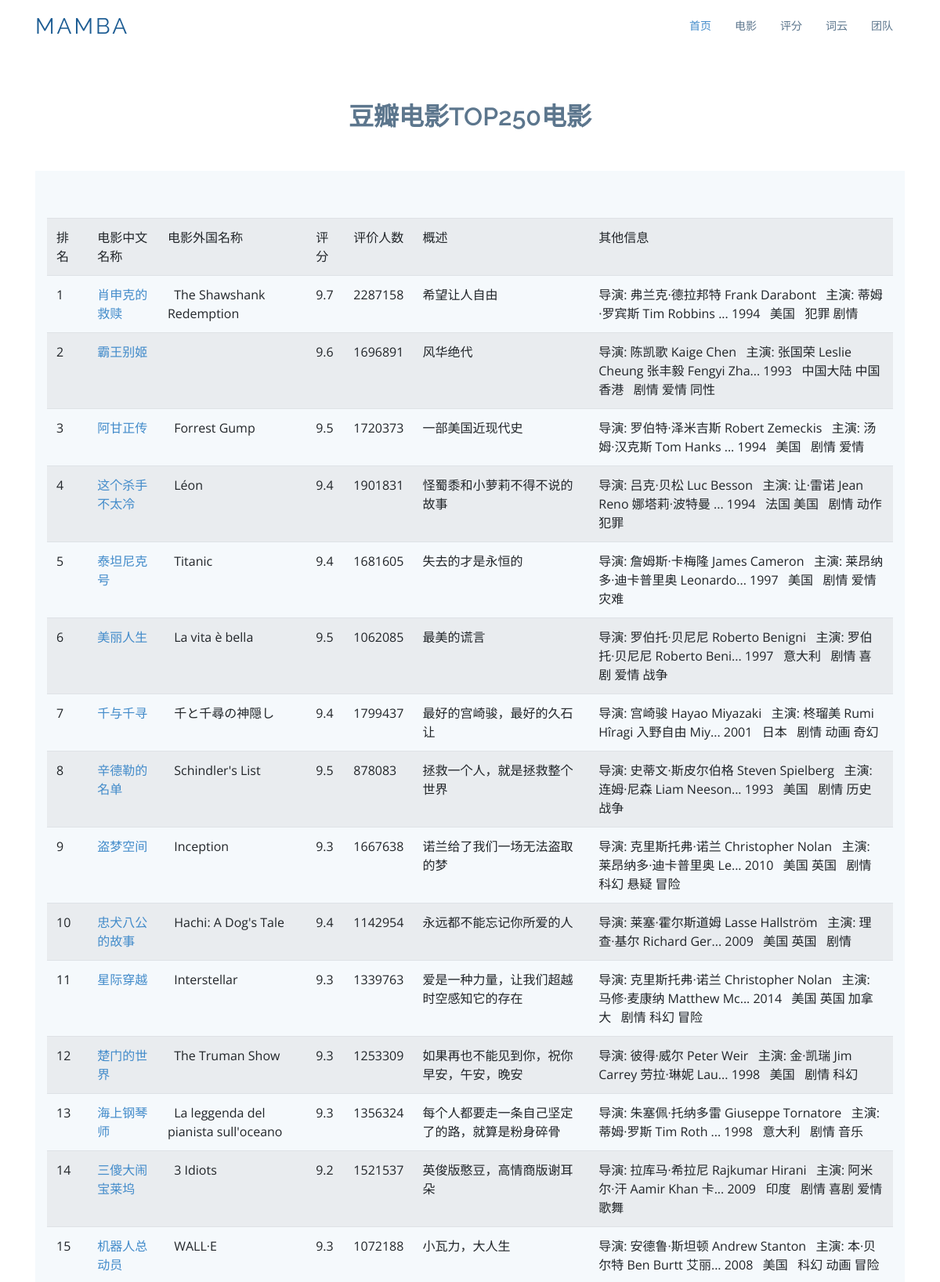
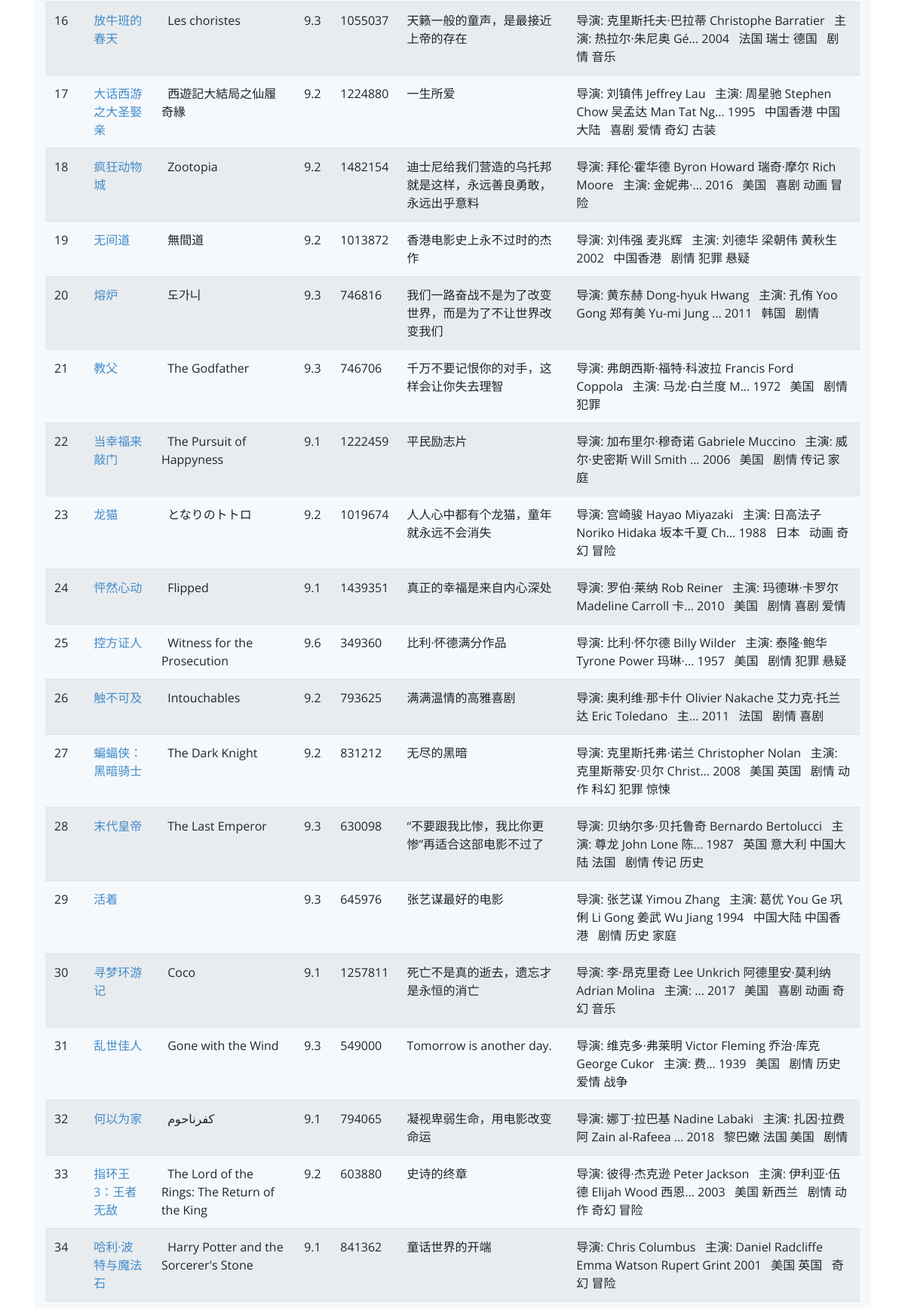
The page /movie (upper part) on the database its author committed (2 pictures, top to bottom).
### tables this page shows
CREATE TABLE movie250 
        (id integer primary key autoincrement,
        info_link text,
        pic_link text,
        cname varchar,
        ename varchar,
        score numeric,
        rated numeric,
        introduction text,
        info text);

### app.py (the view)
@app.route('/movie')
def movie():
    datalist = []
    con = sqlite3.connect("movie.db")
    cur = con.cursor()
    sql = "select * from movie250"
    data = cur.execute(sql)
    for item in data:
        datalist.append(item)
    cur.close()
    con.close()
    return render_template("movie.html", movies = datalist)

### templates/movie.html (shortened to what this page needs)
<!DOCTYPE html>
<html lang="en">
<head>
  <link href="static/assets/vendor/bootstrap/css/bootstrap.min.css" rel="stylesheet">
  <link href="static/assets/vendor/icofont/icofont.min.css" rel="stylesheet">
  <link href="static/assets/vendor/boxicons/css/boxicons.min.css" rel="stylesheet">
  <link href="static/assets/vendor/animate.css/animate.min.css" rel="stylesheet">
  <link href="static/assets/vendor/venobox/venobox.css" rel="stylesheet">
  <link href="static/assets/vendor/aos/aos.css" rel="stylesheet">
  <link href="static/assets/css/style.css" rel="stylesheet">
</head>
<body>
  <header id="header">
    <div class="container">
      <div class="logo float-left">
        <h1 class="text-light"><a href="index.html"><span>Mamba</span></a></h1>
      </div>
      <nav class="nav-menu float-right d-none d-lg-block">
        <ul>
          <li class="active"><a href="/index">首页 </a></li>
          <li><a href="/movie">电影</a></li>
          <li><a href="/score">评分</a></li>
          <li><a href="/word">词云</a></li>
          <li><a href="/team">团队</a></li>
        </ul>
      </nav>
    </div>
  </header>
    <section id="team" class="team">
      <div class="container">
        <div class="section-title">
          <h2>豆瓣电影TOP250电影</h2>
        </div>
        <section class="counts section-bg">
      <div class="container">
          <table class="table table-striped">
              <tr>
                  <td>排名</td>
                  <td>电影中文名称</td>
                  <td>电影外国名称</td>
                  <td>评分</td>
                  <td>评价人数</td>
                  <td>概述</td>
                  <td>其他信息</td>
              </tr>
              {% for movie in movies %}
                  <tr>
                  <td>{{movie[0]}}</td>
                  <td>
                      <a href="{{movie[1]}}", target="_blank">
                          {{movie[3]}}
                      </a>
                  </td>
                  {% for i in range(4,9) %}
                      <td>{{movie[i]}}</td>
                  {% endfor %}
                 </tr>
              {% endfor %}
          </table>
      </div>
    </section>
      </div>
    </section>
</body>
</html>

### static/assets/css/style.css (style rules this page uses)
body { font-family: "Open Sans", sans-serif; color: #444; }
a { color: #428bca; }
h1, h2, h3, h4, h5, h6, .font-primary { font-family: "Raleway", sans-serif; }
#header { height: 70px; transition: all 0.5s; transition: all 0.5s; padding: 10px 0; background: #fff; z-index: 997; }
#header .logo h1 { font-size: 28px; margin: 0; padding: 10px 0; line-height: 1; font-weight: 400; letter-spacing: 3px; text-transform: uppercase; }
#header .logo h1 a, #header .logo h1 a:hover { color: #1c5c93; text-decoration: none; }
.nav-menu, .nav-menu * { margin: 0; padding: 0; list-style: none; }
.nav-menu > ul > li { position: relative; white-space: nowrap; float: left; }
.nav-menu a { display: block; position: relative; color: #5c768d; padding: 12px 15px; transition: 0.3s; font-size: 14px; font-family: "Open Sans", sans-serif; }
.nav-menu a:hover, .nav-menu .active > a, .nav-menu li:hover > a { color: #428bca; text-decoration: none; }
.mobile-nav { position: fixed; top: 0; bottom: 0; z-index: 9999; overflow-y: auto; left: -260px; width: 260px; padding-top: 18px; background: #1f3548; transition: 0.4s; }
.mobile-nav * { margin: 0; padding: 0; list-style: none; }
.mobile-nav a { display: block; position: relative; color: #e3f0fc; padding: 10px 20px; font-weight: 500; }
.mobile-nav a:hover, .mobile-nav .active > a, .mobile-nav li:hover > a { color: #9eccf4; text-decoration: none; }
section { padding: 60px 0; }
.section-bg { background-color: #f5f9fc; }
.section-title { text-align: center; padding-bottom: 30px; }
.section-title h2 { font-size: 32px; font-weight: 600; margin-bottom: 20px; padding-bottom: 0; color: #5c768d; }
.counts { padding-bottom: 30px; }
.team { background: #fff; padding: 60px 0 30px 0; }

### rows shown on the page
movie250: id "1", cname "肖申克的救赎", ename "The Shawshank Redemption" "9.7" "2287158" "希望让人自由" "导演: 弗兰克·德拉邦特 Frank Darabont 主演: 蒂姆·罗宾斯 Tim Robbins ... 1994 美国 犯罪 剧情"
movie250: id "2", cname "霸王别姬", score "9.6" "1696891" "风华绝代" "导演: 陈凯歌 Kaige Chen 主演: 张国荣 Leslie Cheung 张丰毅 Fengyi Zha... 1993 中国大陆 中国香港 剧情 爱情 同性"
movie250: id "3", cname "阿甘正传", ename "Forrest Gump" "9.5" "1720373" "一部美国近现代史" "导演: 罗伯特·泽米吉斯 Robert Zemeckis 主演: 汤姆·汉克斯 Tom Hanks ... 1994 美国 剧情 爱情"
movie250: id "4", cname "这个杀手不太冷", ename "Léon" "9.4" "1901831" "怪蜀黍和小萝莉不得不说的故事" "导演: 吕克·贝松 Luc Besson 主演: 让·雷诺 Jean Reno 娜塔莉·波特曼 ... 1994 法国 美国 剧情 动作 犯罪"
movie250: id "5", cname "泰坦尼克号", ename "Titanic" "9.4" "1681605" "失去的才是永恒的" "导演: 詹姆斯·卡梅隆 James Cameron 主演: 莱昂纳多·迪卡普里奥 Leonardo... 1997 美国 剧情 爱情 灾难"
movie250: id "6", cname "美丽人生", ename "La vita è bella" "9.5" "1062085" "最美的谎言" "导演: 罗伯托·贝尼尼 Roberto Benigni 主演: 罗伯托·贝尼尼 Roberto Beni... 1997 意大利 剧情 喜剧 爱情 战争"
movie250: id "7", cname "千与千寻", ename "千と千尋の神隠し" "9.4" "1799437" "最好的宫崎骏，最好的久石让" "导演: 宫崎骏 Hayao Miyazaki 主演: 柊瑠美 Rumi Hîragi 入野自由 Miy... 2001 日本 剧情 动画 奇幻"
movie250: id "8", cname "辛德勒的名单", ename "Schindler's List" "9.5" "878083" "拯救一个人，就是拯救整个世界" "导演: 史蒂文·斯皮尔伯格 Steven Spielberg 主演: 连姆·尼森 Liam Neeson... 1993 美国 剧情 历史 战争"
movie250: id "9", cname "盗梦空间", ename "Inception" "9.3" "1667638" "诺兰给了我们一场无法盗取的梦" "导演: 克里斯托弗·诺兰 Christopher Nolan 主演: 莱昂纳多·迪卡普里奥 Le... 2010 美国 英国 剧情 科幻 悬疑 冒险"
movie250: id "10", cname "忠犬八公的故事", ename "Hachi: A Dog's Tale" "9.4" "1142954" "永远都不能忘记你所爱的人" "导演: 莱塞·霍尔斯道姆 Lasse Hallström 主演: 理查·基尔 Richard Ger... 2009 美国 英国 剧情"
movie250: id "11", cname "星际穿越", ename "Interstellar" "9.3" "1339763" "爱是一种力量，让我们超越时空感知它的存在" "导演: 克里斯托弗·诺兰 Christopher Nolan 主演: 马修·麦康纳 Matthew Mc... 2014 美国 英国 加拿大 剧情 科幻 冒险"
movie250: id "12", cname "楚门的世界", ename "The Truman Show" "9.3" "1253309" "如果再也不能见到你，祝你早安，午安，晚安" "导演: 彼得·威尔 Peter Weir 主演: 金·凯瑞 Jim Carrey 劳拉·琳妮 Lau... 1998 美国 剧情 科幻"
movie250: id "13", cname "海上钢琴师", ename "La leggenda del pianista sull'oceano" "9.3" "1356324" "每个人都要走一条自己坚定了的路，就算是粉身碎骨" "导演: 朱塞佩·托纳多雷 Giuseppe Tornatore 主演: 蒂姆·罗斯 Tim Roth ... 1998 意大利 剧情 音乐"
movie250: id "14", cname "三傻大闹宝莱坞", ename "3 Idiots" "9.2" "1521537" "英俊版憨豆，高情商版谢耳朵" "导演: 拉库马·希拉尼 Rajkumar Hirani 主演: 阿米尔·汗 Aamir Khan 卡... 2009 印度 剧情 喜剧 爱情 歌舞"
movie250: id "15", cname "机器人总动员", ename "WALL·E" "9.3" "1072188" "小瓦力，大人生" "导演: 安德鲁·斯坦顿 Andrew Stanton 主演: 本·贝尔特 Ben Burtt 艾丽... 2008 美国 科幻 动画 冒险"
movie250: id "16", cname "放牛班的春天", ename "Les choristes" "9.3" "1055037" "天籁一般的童声，是最接近上帝的存在" "导演: 克里斯托夫·巴拉蒂 Christophe Barratier 主演: 热拉尔·朱尼奥 Gé... 2004 法国 瑞士 德国 剧情 音乐"
movie250: id "17", cname "大话西游之大圣娶亲", ename "西遊記大結局之仙履奇緣" "9.2" "1224880" "一生所爱" "导演: 刘镇伟 Jeffrey Lau 主演: 周星驰 Stephen Chow 吴孟达 Man Tat Ng... 1995 中国香港 中国大陆 喜剧 爱情 奇幻 古装"
movie250: id "18", cname "疯狂动物城", ename "Zootopia" "9.2" "1482154" "迪士尼给我们营造的乌托邦就是这样，永远善良勇敢，永远出乎意料" "导演: 拜伦·霍华德 Byron Howard 瑞奇·摩尔 Rich Moore 主演: 金妮弗·... 2016 美国 喜剧 动画 冒险"
movie250: id "19", cname "无间道", ename "無間道" "9.2" "1013872" "香港电影史上永不过时的杰作" "导演: 刘伟强 麦兆辉 主演: 刘德华 梁朝伟 黄秋生 2002 中国香港 剧情 犯罪 悬疑"
movie250: id "20", cname "熔炉", ename "도가니" "9.3" "746816" "我们一路奋战不是为了改变世界，而是为了不让世界改变我们" "导演: 黄东赫 Dong-hyuk Hwang 主演: 孔侑 Yoo Gong 郑有美 Yu-mi Jung ... 2011 韩国 剧情"
movie250: id "21", cname "教父", ename "The Godfather" "9.3" "746706" "千万不要记恨你的对手，这样会让你失去理智" "导演: 弗朗西斯·福特·科波拉 Francis Ford Coppola 主演: 马龙·白兰度 M... 1972 美国 剧情 犯罪"
movie250: id "22", cname "当幸福来敲门", ename "The Pursuit of Happyness" "9.1" "1222459" "平民励志片" "导演: 加布里尔·穆奇诺 Gabriele Muccino 主演: 威尔·史密斯 Will Smith ... 2006 美国 剧情 传记 家庭"
movie250: id "23", cname "龙猫", ename "となりのトトロ" "9.2" "1019674" "人人心中都有个龙猫，童年就永远不会消失" "导演: 宫崎骏 Hayao Miyazaki 主演: 日高法子 Noriko Hidaka 坂本千夏 Ch... 1988 日本 动画 奇幻 冒险"
movie250: id "24", cname "怦然心动", ename "Flipped" "9.1" "1439351" "真正的幸福是来自内心深处" "导演: 罗伯·莱纳 Rob Reiner 主演: 玛德琳·卡罗尔 Madeline Carroll 卡... 2010 美国 剧情 喜剧 爱情"
movie250: id "25", cname "控方证人", ename "Witness for the Prosecution" "9.6" "349360" "比利·怀德满分作品" "导演: 比利·怀尔德 Billy Wilder 主演: 泰隆·鲍华 Tyrone Power 玛琳·... 1957 美国 剧情 犯罪 悬疑"
movie250: id "26", cname "触不可及", ename "Intouchables" "9.2" "793625" "满满温情的高雅喜剧" "导演: 奥利维·那卡什 Olivier Nakache 艾力克·托兰达 Eric Toledano 主... 2011 法国 剧情 喜剧"
movie250: id "27", cname "蝙蝠侠：黑暗骑士", ename "The Dark Knight" "9.2" "831212" "无尽的黑暗" "导演: 克里斯托弗·诺兰 Christopher Nolan 主演: 克里斯蒂安·贝尔 Christ... 2008 美国 英国 剧情 动作 科幻 犯罪 惊悚"
movie250: id "28", cname "末代皇帝", ename "The Last Emperor" "9.3" "630098" "“不要跟我比惨，我比你更惨”再适合这部电影不过了" "导演: 贝纳尔多·贝托鲁奇 Bernardo Bertolucci 主演: 尊龙 John Lone 陈... 1987 英国 意大利 中国大陆 法国 剧情 传记 历史"
movie250: id "29", cname "活着", score "9.3" "645976" "张艺谋最好的电影" "导演: 张艺谋 Yimou Zhang 主演: 葛优 You Ge 巩俐 Li Gong 姜武 Wu Jiang 1994 中国大陆 中国香港 剧情 历史 家庭"
movie250: id "30", cname "寻梦环游记", ename "Coco" "9.1" "1257811" "死亡不是真的逝去，遗忘才是永恒的消亡" "导演: 李·昂克里奇 Lee Unkrich 阿德里安·莫利纳 Adrian Molina 主演: ... 2017 美国 喜剧 动画 奇幻 音乐"
movie250: id "31", cname "乱世佳人", ename "Gone with the Wind" "9.3" "549000" "Tomorrow is another day." "导演: 维克多·弗莱明 Victor Fleming 乔治·库克 George Cukor 主演: 费... 1939 美国 剧情 历史 爱情 战争"
movie250: id "32", cname "何以为家", ename "كفرناحوم" "9.1" "794065" "凝视卑弱生命，用电影改变命运" "导演: 娜丁·拉巴基 Nadine Labaki 主演: 扎因·拉费阿 Zain al-Rafeea ... 2018 黎巴嫩 法国 美国 剧情"
movie250: id "33", cname "指环王3：王者无敌", ename "The Lord of the Rings: The Return of the King" "9.2" "603880" "史诗的终章" "导演: 彼得·杰克逊 Peter Jackson 主演: 伊利亚·伍德 Elijah Wood 西恩... 2003 美国 新西兰 剧情 动作 奇幻 冒险"
movie250: id "34", cname "哈利·波特与魔法石", ename "Harry Potter and the Sorcerer's Stone" "9.1" "841362" "童话世界的开端" "导演: Chris Columbus 主演: Daniel Radcliffe Emma Watson Rupert Grint 2001 美国 英国 奇幻 冒险"
